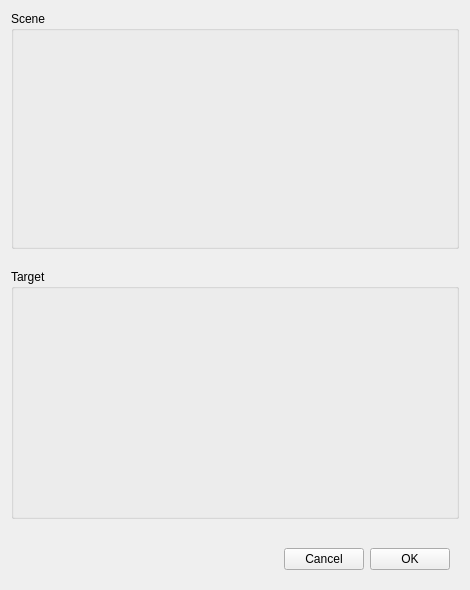
<?xml version="1.0" encoding="UTF-8"?>
<ui version="4.0">
 <class>Form</class>
 <widget class="QWidget" name="Form">
  <property name="geometry">
   <rect>
    <x>0</x>
    <y>0</y>
    <width>470</width>
    <height>590</height>
   </rect>
  </property>
  <property name="windowTitle">
   <string>Form</string>
  </property>
  <layout class="QVBoxLayout" name="verticalLayout">
   <property name="spacing">
    <number>20</number>
   </property>
   <item>
    <widget class="QGroupBox" name="containerSceneTree">
     <property name="sizePolicy">
      <sizepolicy hsizetype="Preferred" vsizetype="Expanding">
       <horstretch>0</horstretch>
       <verstretch>0</verstretch>
      </sizepolicy>
     </property>
     <property name="minimumSize">
      <size>
       <width>300</width>
       <height>200</height>
      </size>
     </property>
     <property name="title">
      <string>Scene</string>
     </property>
    </widget>
   </item>
   <item>
    <widget class="QGroupBox" name="groupTargets">
     <property name="sizePolicy">
      <sizepolicy hsizetype="Preferred" vsizetype="Preferred">
       <horstretch>0</horstretch>
       <verstretch>0</verstretch>
      </sizepolicy>
     </property>
     <property name="minimumSize">
      <size>
       <width>0</width>
       <height>250</height>
      </size>
     </property>
     <property name="title">
      <string>Target</string>
     </property>
     <layout class="QHBoxLayout" name="horizontalLayout">
      <item>
       <widget class="QWidget" name="containerTragetTree" native="true">
        <property name="minimumSize">
         <size>
          <width>200</width>
          <height>0</height>
         </size>
        </property>
       </widget>
      </item>
      <item>
       <widget class="QWidget" name="containerTargetProp" native="true">
        <property name="minimumSize">
         <size>
          <width>200</width>
          <height>0</height>
         </size>
        </property>
       </widget>
      </item>
     </layout>
    </widget>
   </item>
   <item>
    <widget class="QWidget" name="bottomPanel" native="true">
     <property name="sizePolicy">
      <sizepolicy hsizetype="Preferred" vsizetype="Minimum">
       <horstretch>0</horstretch>
       <verstretch>0</verstretch>
      </sizepolicy>
     </property>
     <layout class="QHBoxLayout" name="horizontalLayout_2">
      <property name="sizeConstraint">
       <enum>QLayout::SetMinimumSize</enum>
      </property>
      <item>
       <spacer name="horizontalSpacer">
        <property name="orientation">
         <enum>Qt::Horizontal</enum>
        </property>
        <property name="sizeHint" stdset="0">
         <size>
          <width>40</width>
          <height>20</height>
         </size>
        </property>
       </spacer>
      </item>
      <item>
       <widget class="QPushButton" name="buttonCancel">
        <property name="text">
         <string>Cancel</string>
        </property>
       </widget>
      </item>
      <item>
       <widget class="QPushButton" name="buttonOK">
        <property name="text">
         <string>OK</string>
        </property>
       </widget>
      </item>
     </layout>
    </widget>
   </item>
  </layout>
 </widget>
 <resources/>
 <connections/>
</ui>
